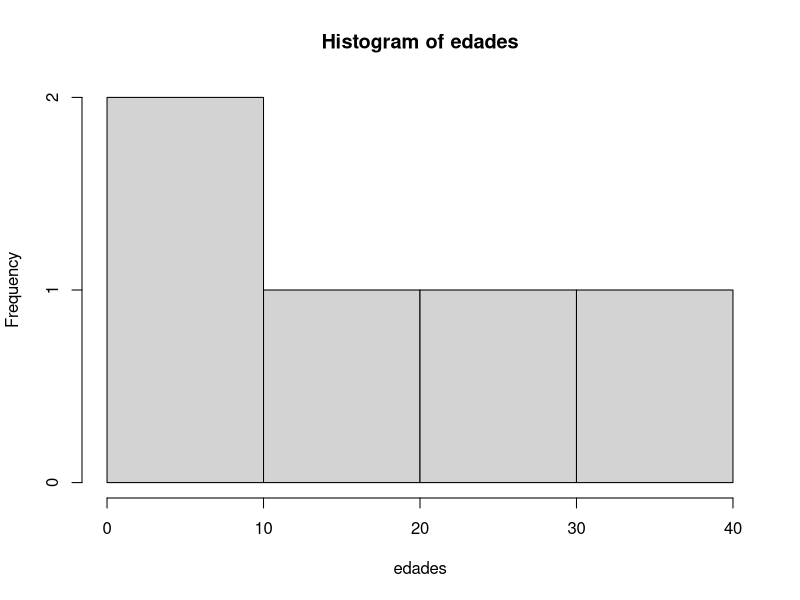
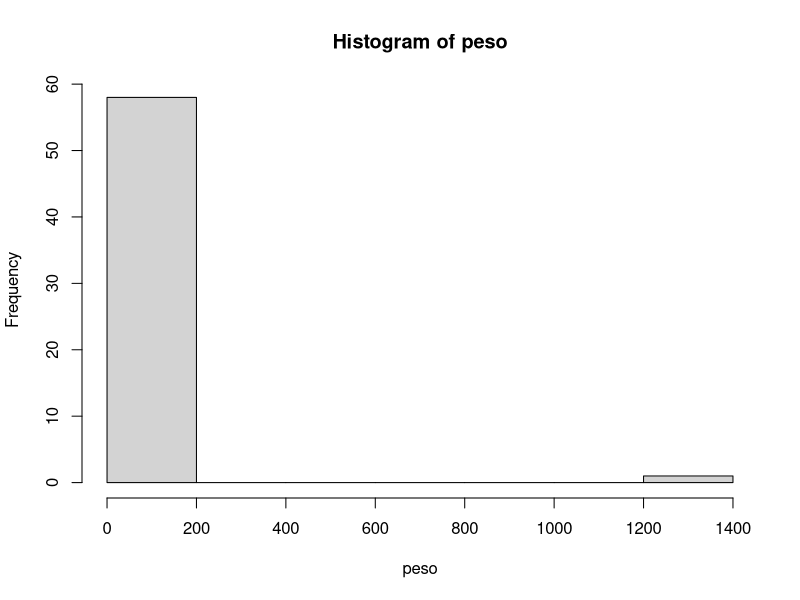

Generate these figures, in order, with R:

# Script de la clase 3 ----------------------------------------------------

# Elaborado por Alex Bajaña

edades <- c(8,19,34,23,5)

set.seed(1) #es la semilla

sample(edades, size = 100, replace = T)

rbinom(n = 7,size = 100,prob = 0.10)

hist(edades)

mean(edades)


# Cargar librerias --------------------------------------------------------

library(tidyverse)

peso <- starwars[["mass"]]

altura <- starwars$height

nacimiento <- starwars$birth_year

mean(peso,na.rm = T)

hist(peso)

# Metiendose adentro de mean:

sum(peso,na.rm = T)/length(peso) # Hay mas elementos por la presencia de NA

tamano_sin_na <- peso[!is.na(peso)]

sum(altura,na.rm = T)/length(tamano_sin_na)

# Saber cuantos valores completos

altura_sin_na <- altura[!is.na(altura)]

todos <- length(altura)

completos <- length(altura_sin_na)

paste("el vector tiene", todos, "elementos y",completos,"no son NA",sep = " ")

# Me toca repetir la misma operacion para toooodas la variables
todos <- length(peso)

peso_sin_na <- peso[!is.na(peso)]

completos <- length(peso_sin_na)

paste("el vector tiene", todos, "elementos y",completos,"no son NA",sep = " ")


#

# Mejor creo una función!!!! ----------------------------------------------

valores_completos <- function(tabla,variable){
  
  # Extraer el vector de la variable
  
  vector <- tabla[[variable]]
  
  # Calcular el tamaño
  
  todos <- length(vector)
  
  # Ver los completos
  
  vector_sin_na <- vector[!is.na(vector)]
  
  completos <- length(vector_sin_na)
  
  # Imprimir el mensaje
  mensaje <- paste("el vector tiene",
                   todos, "elementos y",
                   completos,"no son NA",sep = " ")
  
  return(mensaje)
}

valores_completos(tabla = starwars,variable = "mass")
valores_completos(tabla = starwars,variable = "height")
valores_completos(tabla = starwars,variable = "sex")
valores_completos(tabla = starwars,variable = "birth_year")
